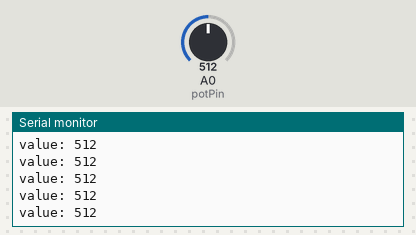
The sketch below on a simulated Arduino Uno, built with avr-gcc and run on an emulated ATmega328P. Shown: the last lines printed to the serial monitor. The inputs (shaded band) are chosen by the test bench; at power-on: A0 (potPin) = 512.

Above: at 1.2 s.
1.3 s: A0 (potPin) set to 11
At 2.1 s:
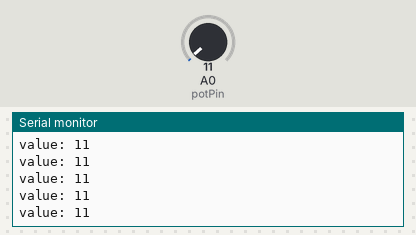
2.8 s: A0 (potPin) set to 8
At 3.9 s:
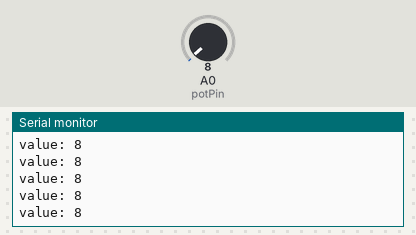
Timing chart, 0 to 5.8 s (numbered marks = the images above; inputs shaded):
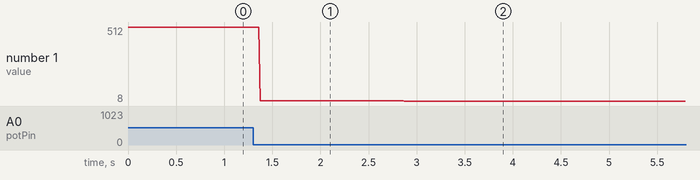

The sketch:

analog.ino
```cpp
// defines pins numbers
const int potPin = A0;
// defines variables
void setup() {
    	pinMode(potPin, INPUT); // Sets the analog pin to input
    	Serial.begin(9600); // Starts the serial communication
}
int value = 0;
void loop() {
	value = analogRead(potPin);
    	// Prints the value on the Serial Monitor
    	Serial.print("value: ");
 	Serial.println(value);
}
```

Measured:
- after the input at 1.3 s, the serial monitor: prints a new line after 0.07 s (image 1)
- after the input at 2.8 s, the serial monitor: prints a new line after 0.07 s (image 2)
- plotted number 1: 512 → 11 after the input at 1.3 s, 11 → 8 after the input at 2.8 s
